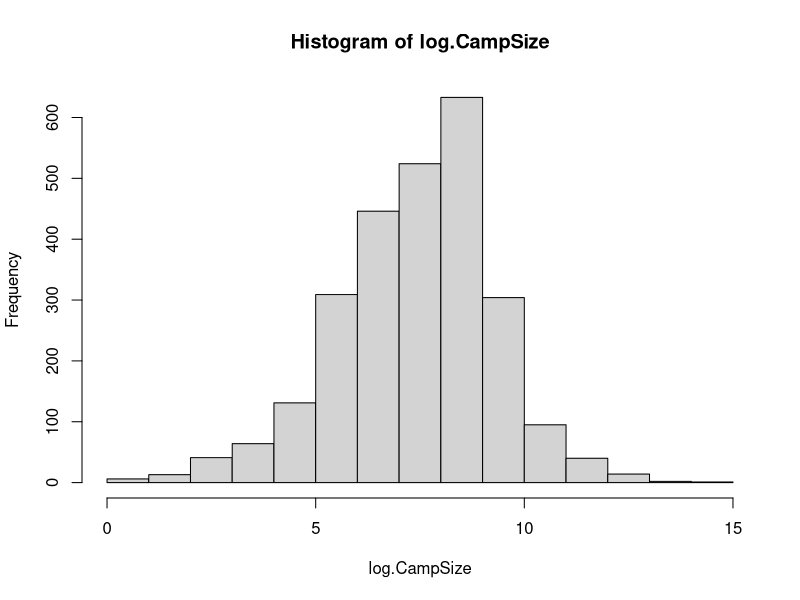
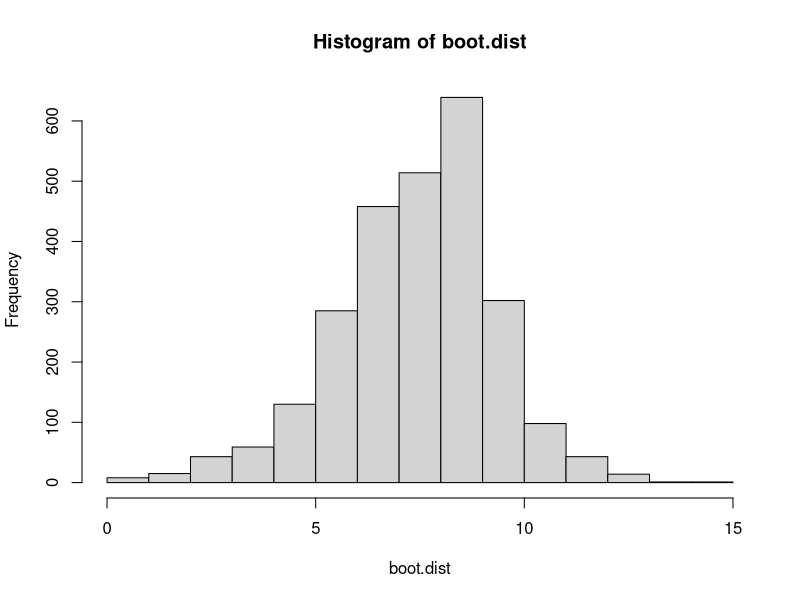
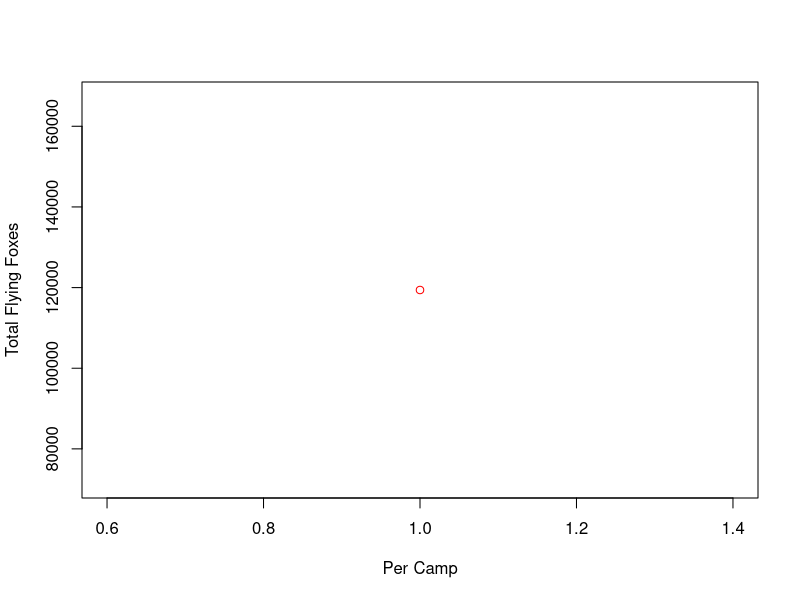
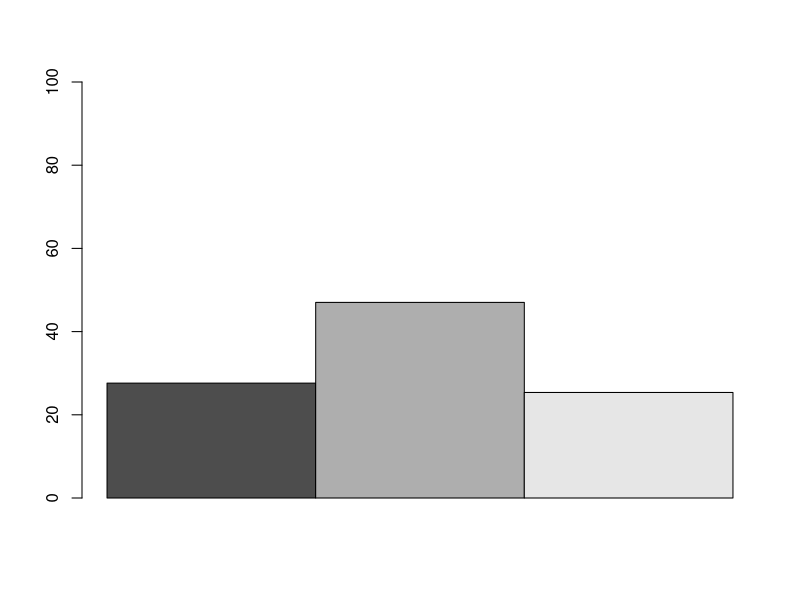

These charts were generated, in order, by the following R code: (Note: this script raises an error after producing the figures.)
## ---- chunk 1
#load the data from csv
foxData = read.csv("FlyingFoxMonitoring.csv",header = TRUE)

#converting factor to integer
blkFox <- suppressWarnings(c(as.numeric(as.character(foxData$BlackFlyingFox.Count))))
redFox<- suppressWarnings(c(as.numeric(as.character(foxData$LittleRedFlyingFox.Count))))
greyFox<- suppressWarnings(c(as.numeric(as.character(foxData$GreyHeadedFlyingFox.Count))))
totalFox <- suppressWarnings(c(as.numeric(as.character(foxData$TotalSpecies.Count))))
camp <- (as.character(foxData$Camp))
ehpCamp<-foxData$EHP.CampId


#remove rows where variable FlyingFoxesAbsent does not match the total count being zero or not.

idHasFox=which(foxData$FlyingFoxesAbsent!=TRUE)
idHasNoFox=which(suppressWarnings(c(as.numeric(as.character(foxData$TotalSpecies.Count))))!=0)
illogicalFox=setdiff(idHasFox,idHasNoFox)

blkFox=blkFox[-illogicalFox]
redFox=redFox[-illogicalFox]
greyFox=greyFox[-illogicalFox]
totalFox=totalFox[-illogicalFox]
camp=camp[-illogicalFox]
##removing data with NA

#make a vector of the rows which have missing data

idNA=c(which(is.na(blkFox)),which(is.na(redFox)),which(is.na(greyFox)),which(is.na(totalFox)),which(is.na(camp)),illogicalFox,which(is.na(ehpCamp)))

paste(length(idNA),"cases have NAs")

#remove those rows
blkFox=blkFox[-idNA]
redFox=redFox[-idNA]
greyFox=greyFox[-idNA]
totalFox=totalFox[-idNA]
camp=camp[-idNA]

#calculate totals based on each species
myTotal = blkFox+redFox+greyFox
diffTotals = totalFox-myTotal

#make a vector where if the difference between the actual total and the sum of each species doesn't match the value is NA and if it does it's "good"
idBadMath=ifelse(diffTotals!=0,NA,"good")
paste(sum(is.na(idBadMath)),"rows have totals that dont match the sum of each species")
#making a vecor of the NAs (which are actually the rows with bad maths)
idBadMath=which(is.na(idBadMath))

#removing the rows that have bad maths
blkFox=blkFox[-idBadMath]
redFox=redFox[-idBadMath]
greyFox=greyFox[-idBadMath]
totalFox=totalFox[-idBadMath]
camp=camp[-idBadMath]

## ---- chunk 2
##natural logarithm of the total species count per camp
foxyCamps=which(foxData$FlyingFoxesAbsent!=TRUE)
foxyCamps=totalFox[foxyCamps]
log.CampSize=log(foxyCamps)
#paste(totalFox,logCampSize)
#logCampSize
foxyCamps.length=length(foxyCamps)

##histogram of camp size logarithm
hist(log.CampSize)
## ---- chunk 3

##boot strap of mean camp size logarithm
##Generating a Bootstrap Distribution
b = 10000
boot.dist = rep(NA, b)
for (i in 1:b) {
boot.sample = sample(foxyCamps, replace=TRUE)
boot.dist=log(boot.sample)
boot.dist[i]=mean(boot.dist)
sd(boot.dist)
}
hist(boot.dist)

## ---- chunk 4
#get number of factors
campFactor=nlevels(ehpCamp)
#create empty vector
foxPerCamp <- rep(NA, campFactor)
#fill vector using for loop
for(j in 1:as.numeric(campFactor)){
    foxPerCamp[j] <- c(sum(totalFox[ehpCamp==j]))
}

#visualising with a scatterplot
redblue <- colorRampPalette(c("red","blue"))
plot(foxPerCamp,xlab="Per Camp",ylab="Total Flying Foxes",col=redblue(5))

#proportion for whole species
blk=sum(blkFox)
red=sum(redFox)
grey=sum(greyFox)
foxProp=c(blk,red,grey)/sum(totalFox)*100

#visualise proportions with a bar plot
barplot(matrix(foxProp),beside=TRUE, col=grey.colors(3), ylim=c(0,100))

## ---- chunk 5
redFox.3b=which(redFox>0)
totalFox.3b=totalFox[redFox.3b]
redFox.3b=redFox[redFox.3b]

cor.test(redFox.3b/totalFox.3b,totalFox.3b, alternative = "two.sided", conf.level = 0.99)
## ---- chunk 6
#load and clean data

#Use the function as.Date to convert the date strings in the variable SurveyDate into dates. 
date <- suppressWarnings(c(as.Date(foxData$SurveyDate,"%d/%m/%y")))
date=date[-dirty]

#vector of id for Indooroopilly Island Camp
idIndoIsland=which(ehpCamp=="68")

#create vector of data and total fox count for Indooroopilly Island 
indoDates=date[idIndoIsland]
indoFox=totalFox[idIndoIsland]

# This is probably wrong
indo.lm=lm(indoFox ~ as.numeric(indoDates))

summary(indo.lm)

plot(indoFox~indoDates, col=redblue(5),xlab="Dates", ylab = "Num. FLying Foxes")
abline(indo.lm)
